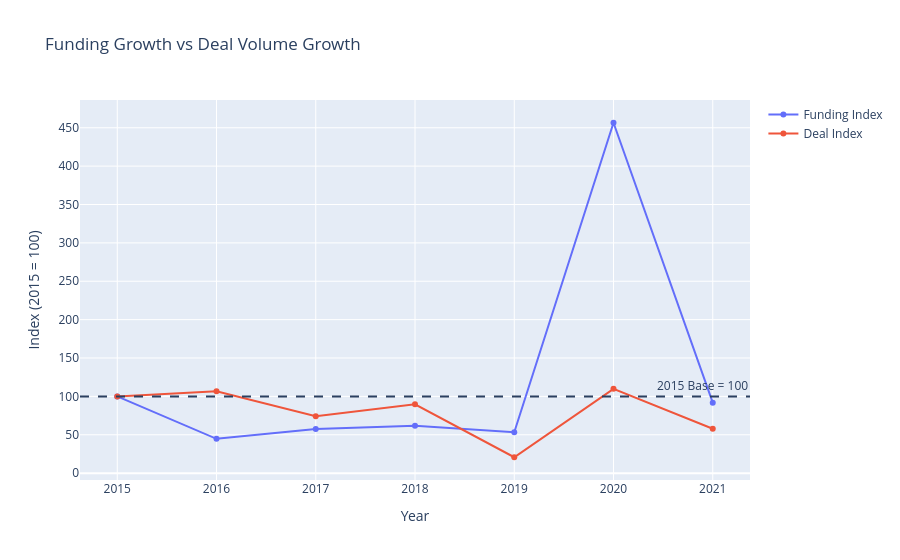

The code cell stored with this chart in its notebook:
### Code cell
fig = go.Figure()

fig.add_trace(
    go.Scatter(
        x=trend_comparison["year"],
        y=trend_comparison["funding_index"],
        mode="lines+markers",
        name="Funding Index"
    )
)

fig.add_trace(
    go.Scatter(
        x=trend_comparison["year"],
        y=trend_comparison["deal_index"],
        mode="lines+markers",
        name="Deal Index"
    )
)

fig.add_hline(
    y=100,
    line_dash="dash",
    annotation_text="2015 Base = 100"
)

fig.update_layout(
    title="Funding Growth vs Deal Volume Growth",
    xaxis_title="Year",
    yaxis_title="Index (2015 = 100)",
    hovermode="x unified"
)

fig.show()

### Figure 1 — Plotly figure (JSON) as saved in the notebook; plotly's stock layout.template omitted (floating-point values rounded to 4 significant figures)
{"data": [{"mode": "lines+markers", "name": "Funding Index", "type": "scatter", "x": [2015, 2016, 2017, 2018, 2019, 2020, 2021], "y": [100.0, 44.73, 57.66, 61.64, 53.33, 456.5, 91.83]}, {"mode": "lines+markers", "name": "Deal Index", "type": "scatter", "x": [2015, 2016, 2017, 2018, 2019, 2020, 2021], "y": [100.0, 106.6, 74.23, 89.65, 20.7, 109.8, 57.82]}], "layout": {"annotations": [{"showarrow": false, "text": "2015 Base = 100", "x": 1, "xanchor": "right", "xref": "x domain", "y": 100, "yanchor": "bottom", "yref": "y"}], "hovermode": "x unified", "shapes": [{"line": {"dash": "dash"}, "type": "line", "x0": 0, "x1": 1, "xref": "x domain", "y0": 100, "y1": 100, "yref": "y"}], "title": {"text": "Funding Growth vs Deal Volume Growth"}, "xaxis": {"title": {"text": "Year"}}, "yaxis": {"title": {"text": "Index (2015 = 100)"}}}}
